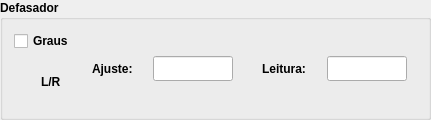
           <widget class="QGroupBox" name="groupBox_13">
            <property name="minimumSize">
             <size>
              <width>431</width>
              <height>120</height>
             </size>
            </property>
            <property name="maximumSize">
             <size>
              <width>431</width>
              <height>120</height>
             </size>
            </property>
            <property name="font">
             <font>
              <weight>75</weight>
              <bold>true</bold>
             </font>
            </property>
            <property name="title">
             <string>Defasador</string>
            </property>
            <layout class="QVBoxLayout" name="verticalLayout_24">
             <item>
              <layout class="QHBoxLayout" name="horizontalLayout_13">
               <item>
                <layout class="QVBoxLayout" name="verticalLayout_21">
                 <item>
                  <widget class="PyDMCheckbox" name="PyDMCheckbox">
                   <property name="enabled">
                    <bool>true</bool>
                   </property>
                   <property name="font">
                    <font>
                     <weight>75</weight>
                     <bold>true</bold>
                    </font>
                   </property>
                   <property name="toolTip">
                    <string/>
                   </property>
                   <property name="whatsThis">
                    <string/>
                   </property>
                   <property name="text">
                    <string>Graus</string>
                   </property>
                  </widget>
                 </item>
                 <item>
                  <layout class="QHBoxLayout" name="horizontalLayout_9">
                   <item>
                    <widget class="PyDMLed" name="PyDMLed_18">
                     <property name="minimumSize">
                      <size>
                       <width>21</width>
                       <height>41</height>
                      </size>
                     </property>
                     <property name="maximumSize">
                      <size>
                       <width>21</width>
                       <height>41</height>
                      </size>
                     </property>
                     <property name="toolTip">
                      <string/>
                     </property>
                     <property name="whatsThis">
                      <string/>
                     </property>
                     <property name="onColour">
                      <enum>QLed::Green</enum>
                     </property>
                     <property name="offColour">
                      <enum>QLed::Red</enum>
                     </property>
                    </widget>
                   </item>
                   <item>
                    <widget class="QLabel" name="label">
                     <property name="font">
                      <font>
                       <weight>75</weight>
                       <bold>true</bold>
                      </font>
                     </property>
                     <property name="text">
                      <string>L/R</string>
                     </property>
                    </widget>
                   </item>
                  </layout>
                 </item>
                </layout>
               </item>
               <item>
                <layout class="QHBoxLayout" name="horizontalLayout_12">
                 <item>
                  <widget class="QWidget" name="widget" native="true">
                   <layout class="QVBoxLayout" name="verticalLayout_22">
                    <item>
                     <layout class="QHBoxLayout" name="horizontalLayout_10">
                      <item>
                       <widget class="QLabel" name="label_2">
                        <property name="minimumSize">
                         <size>
                          <width>52</width>
                          <height>25</height>
                         </size>
                        </property>
                        <property name="maximumSize">
                         <size>
                          <width>52</width>
                          <height>25</height>
                         </size>
                        </property>
                        <property name="font">
                         <font>
                          <weight>75</weight>
                          <bold>true</bold>
                         </font>
                        </property>
                        <property name="text">
                         <string>Ajuste:</string>
                        </property>
                       </widget>
                      </item>
                      <item>
                       <widget class="PyDMLineEdit" name="PyDMLineEdit">
                        <property name="minimumSize">
                         <size>
                          <width>80</width>
                          <height>25</height>
                         </size>
                        </property>
                        <property name="maximumSize">
                         <size>
                          <width>80</width>
                          <height>25</height>
                         </size>
                        </property>
                        <property name="sizeIncrement">
                         <size>
                          <width>0</width>
                          <height>0</height>
                         </size>
                        </property>
                        <property name="toolTip">
                         <string/>
                        </property>
                        <property name="whatsThis">
                         <string>
    Writeable text field to send and display channel values
    </string>
                        </property>
                       </widget>
                      </item>
                     </layout>
                    </item>
                   </layout>
                  </widget>
                 </item>
                 <item>
                  <widget class="QWidget" name="widget_2" native="true">
                   <layout class="QVBoxLayout" name="verticalLayout_23">
                    <item>
                     <layout class="QHBoxLayout" name="horizontalLayout_11">
                      <item>
                       <widget class="QLabel" name="label_3">
                        <property name="minimumSize">
                         <size>
                          <width>58</width>
                          <height>25</height>
                         </size>
                        </property>
                        <property name="maximumSize">
                         <size>
                          <width>58</width>
                          <height>25</height>
                         </size>
                        </property>
                        <property name="font">
                         <font>
                          <weight>75</weight>
                          <bold>true</bold>
                         </font>
                        </property>
                        <property name="text">
                         <string>Leitura:</string>
                        </property>
                       </widget>
                      </item>
                      <item>
                       <widget class="PyDMLineEdit" name="PyDMLineEdit_2">
                        <property name="minimumSize">
                         <size>
                          <width>80</width>
                          <height>25</height>
                         </size>
                        </property>
                        <property name="maximumSize">
                         <size>
                          <width>80</width>
                          <height>25</height>
                         </size>
                        </property>
                        <property name="sizeIncrement">
                         <size>
                          <width>0</width>
                          <height>0</height>
                         </size>
                        </property>
                        <property name="toolTip">
                         <string/>
                        </property>
                        <property name="whatsThis">
                         <string>
    Writeable text field to send and display channel values
    </string>
                        </property>
                       </widget>
                      </item>
                     </layout>
                    </item>
                   </layout>
                  </widget>
                 </item>
                </layout>
               </item>
              </layout>
             </item>
            </layout>
           </widget>
